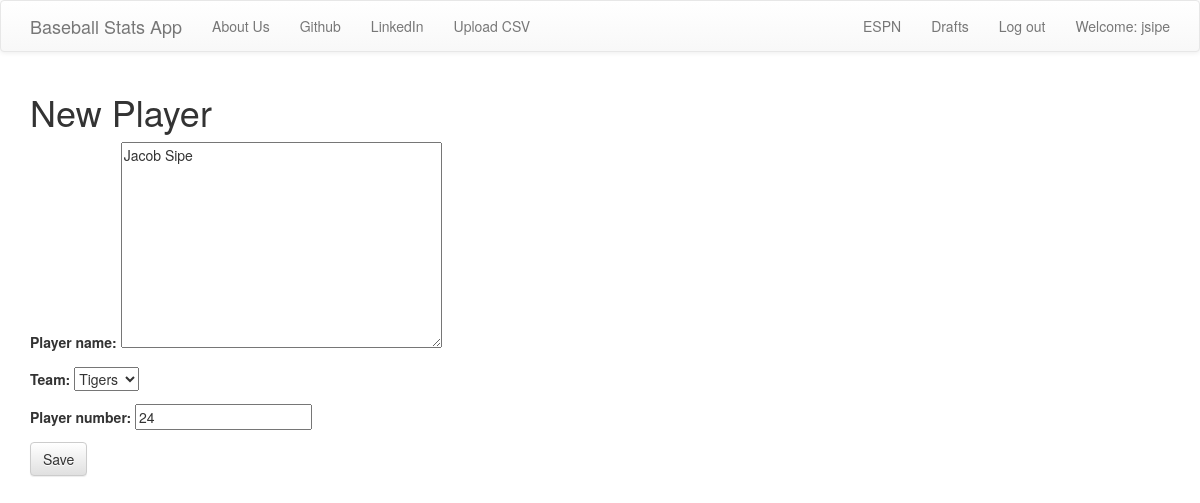
The app's page /edit/1/ (signed in) with its own data.
### baseballapp/models.py (models this page shows, shortened)
class Player(models.Model):
    player_name=models.TextField(max_length=200)
    BRAVES="Braves"
    TIGERS="Tigers"
    TEAM_CHOICES=(
    (BRAVES,'Braves'),
    (TIGERS,'Tigers'),
    )
    team=models.CharField(choices=TEAM_CHOICES,max_length=600)
    player_number=models.IntegerField()

### baseballapp/views.py (the view)
# urls.py: url(r'edit/(?P<pk>\d+)/$',views.PlayerUpdateView.as_view(),name="player_edit"),
class PlayerUpdateView(UpdateView):
    redirect_field_name="baseballapp/player_detail.html"
    form_class=PlayerForm
    model=Player

### baseballapp/forms.py
class PlayerForm(forms.ModelForm):
    class Meta():
        model=Player
        fields='__all__'

### templates/baseballapp/player_form.html (shortened to what this page needs)
{% extends "base.html" %}
{% block content %}
<h1>New Player</h1>
<form class="player-form" method="post">
  {{form.as_p}}
<button type="submit" class="save btn btn-default" name="button">Save</button>
</form>
{% endblock %}

### templates/base.html (shortened to what this page needs)
<!DOCTYPE html>
{% load staticfiles %}
<html lang="en" dir="ltr">
  <head>
        <link rel="stylesheet" href="https://maxcdn.bootstrapcdn.com/bootstrap/3.3.7/css/bootstrap.min.css">
        <link rel="stylesheet" href="https://maxcdn.bootstrapcdn.com/bootstrap/3.3.7/css/bootstrap-theme.min.css">
        <link rel="stylesheet" href="{% static 'base.css' %}">
</head>
<body>
  <nav class="navbar navbar-default techfont custom-navbar">
    <div class="container">
      <ul class="nav navbar-nav">
        <li><a class='navbar-brand bigbrand' href="{% url 'home' %}">Baseball Stats App</a></li>
        <li><a href="{% url "aboutus"%}">About Us</a></li>
        <li><a href="https://www.github.com">Github</a></li>
        <li><a href="https://www.linkedin.com">LinkedIn</a></li>
        <li><a href="{% url "upload_csv"%}">Upload CSV</a>
        </li>
      </ul>
      <ul class="nav navbar-nav navbar-right">
        {% if user.is_authenticated %}
        <li>
          <a href="https://espn.com" >ESPN</a>
        </li>
        <li>
          <a href="#">Drafts</a>
        </li>
        <li>
          <a href="{% url "logout" %}" >Log out</a>
        </li>
        <li>
          <a >Welcome: {{ user.username }}</a>
        </li>
          {% else %}
          <li><a class='nav navbar-right' href="{% url 'login' %}" ><span class="glyphicon glyphicon-user"></span></a></li>
      </ul>
      <p> You aren't logged in </p>
              {% endif %}
</div>
</nav>
        <div class="content container">
          <div class="row">
            <div class="col-xs-12">
              {% block content %}
              {% endblock %}
            </div>
          </div>
        </div>
</body>
</html>

### records on screen
Player: player_name "Jacob Sipe", team "Tigers", player_number "24"

### other values on screen
{{ user.username }} "jsipe"
